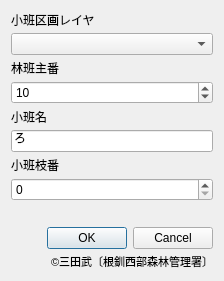
<?xml version="1.0" encoding="UTF-8"?>
<ui version="4.0">
 <class>ShohanJumpDialogBase</class>
 <widget class="QDialog" name="ShohanJumpDialogBase">
  <property name="geometry">
   <rect>
    <x>0</x>
    <y>0</y>
    <width>224</width>
    <height>248</height>
   </rect>
  </property>
  <property name="sizePolicy">
   <sizepolicy hsizetype="Preferred" vsizetype="Fixed">
    <horstretch>0</horstretch>
    <verstretch>0</verstretch>
   </sizepolicy>
  </property>
  <property name="windowTitle">
   <string>Shohan Jump</string>
  </property>
  <layout class="QVBoxLayout" name="verticalLayout_2">
   <item>
    <layout class="QVBoxLayout" name="verticalLayout">
     <property name="spacing">
      <number>4</number>
     </property>
     <property name="sizeConstraint">
      <enum>QLayout::SetDefaultConstraint</enum>
     </property>
     <property name="leftMargin">
      <number>0</number>
     </property>
     <property name="topMargin">
      <number>0</number>
     </property>
     <property name="rightMargin">
      <number>0</number>
     </property>
     <property name="bottomMargin">
      <number>0</number>
     </property>
     <item>
      <widget class="QLabel" name="label">
       <property name="sizePolicy">
        <sizepolicy hsizetype="Preferred" vsizetype="Fixed">
         <horstretch>0</horstretch>
         <verstretch>0</verstretch>
        </sizepolicy>
       </property>
       <property name="text">
        <string>小班区画レイヤ</string>
       </property>
      </widget>
     </item>
     <item>
      <widget class="QgsMapLayerComboBox" name="shohankukaku">
       <property name="toolTip">
        <string>小班区画レイヤを選択してください。</string>
       </property>
       <property name="placeholderText">
        <string>23_小班区画</string>
       </property>
      </widget>
     </item>
     <item>
      <widget class="QLabel" name="label_2">
       <property name="sizePolicy">
        <sizepolicy hsizetype="Preferred" vsizetype="Fixed">
         <horstretch>0</horstretch>
         <verstretch>0</verstretch>
        </sizepolicy>
       </property>
       <property name="text">
        <string>林班主番</string>
       </property>
      </widget>
     </item>
     <item>
      <widget class="QSpinBox" name="rinpan">
       <property name="toolTip">
        <string>林班主番を入力してください。</string>
       </property>
       <property name="minimum">
        <number>1</number>
       </property>
       <property name="maximum">
        <number>9999</number>
       </property>
       <property name="singleStep">
        <number>10</number>
       </property>
       <property name="value">
        <number>10</number>
       </property>
      </widget>
     </item>
     <item>
      <widget class="QLabel" name="label_3">
       <property name="sizePolicy">
        <sizepolicy hsizetype="Preferred" vsizetype="Fixed">
         <horstretch>0</horstretch>
         <verstretch>0</verstretch>
        </sizepolicy>
       </property>
       <property name="text">
        <string>小班名</string>
       </property>
      </widget>
     </item>
     <item>
      <widget class="QLineEdit" name="shohan">
       <property name="toolTip">
        <string>&lt;html&gt;&lt;head/&gt;&lt;body&gt;&lt;p&gt;小班名を1文字で入力してください。&lt;br/&gt;空白で全ての小班を選択します。&lt;/p&gt;&lt;p&gt;（バージョンアップで、複数の小班名を指定できるようにしたいです。）&lt;/p&gt;&lt;/body&gt;&lt;/html&gt;</string>
       </property>
       <property name="text">
        <string>ろ</string>
       </property>
       <property name="maxLength">
        <number>1</number>
       </property>
      </widget>
     </item>
     <item>
      <widget class="QLabel" name="label_4">
       <property name="sizePolicy">
        <sizepolicy hsizetype="Preferred" vsizetype="Fixed">
         <horstretch>0</horstretch>
         <verstretch>0</verstretch>
        </sizepolicy>
       </property>
       <property name="text">
        <string>小班枝番</string>
       </property>
      </widget>
     </item>
     <item>
      <widget class="QSpinBox" name="shohan_edaban">
       <property name="toolTip">
        <string>小班枝番を入力してください。枝番無しの場合は0のままでOKです。</string>
       </property>
       <property name="suffix">
        <string/>
       </property>
       <property name="prefix">
        <string/>
       </property>
       <property name="minimum">
        <number>0</number>
       </property>
       <property name="value">
        <number>0</number>
       </property>
      </widget>
     </item>
     <item>
      <widget class="QLabel" name="label_5">
       <property name="enabled">
        <bool>true</bool>
       </property>
       <property name="sizePolicy">
        <sizepolicy hsizetype="Preferred" vsizetype="Preferred">
         <horstretch>0</horstretch>
         <verstretch>0</verstretch>
        </sizepolicy>
       </property>
       <property name="maximumSize">
        <size>
         <width>16777215</width>
         <height>18</height>
        </size>
       </property>
       <property name="toolTip">
        <string/>
       </property>
       <property name="whatsThis">
        <string/>
       </property>
       <property name="text">
        <string>&lt;html&gt;&lt;head/&gt;&lt;body&gt;&lt;p align=&quot;center&quot;&gt;&lt;span style=&quot; color:#ff0000;&quot;&gt;&lt;br/&gt;&lt;/span&gt;&lt;/p&gt;&lt;/body&gt;&lt;/html&gt;</string>
       </property>
      </widget>
     </item>
     <item>
      <widget class="QDialogButtonBox" name="button_box">
       <property name="sizePolicy">
        <sizepolicy hsizetype="Expanding" vsizetype="Fixed">
         <horstretch>0</horstretch>
         <verstretch>0</verstretch>
        </sizepolicy>
       </property>
       <property name="orientation">
        <enum>Qt::Horizontal</enum>
       </property>
       <property name="standardButtons">
        <set>QDialogButtonBox::Cancel|QDialogButtonBox::Ok</set>
       </property>
      </widget>
     </item>
     <item>
      <widget class="QLabel" name="label_6">
       <property name="sizePolicy">
        <sizepolicy hsizetype="Preferred" vsizetype="Fixed">
         <horstretch>0</horstretch>
         <verstretch>0</verstretch>
        </sizepolicy>
       </property>
       <property name="toolTip">
        <string>&lt;html&gt;&lt;head/&gt;&lt;body&gt;&lt;p&gt;ShohanJumpを開発しました。&lt;/p&gt;&lt;p&gt;周りのQGISユーザーにもぜひお勧めください。&lt;/p&gt;&lt;p&gt;改善要望があれば、お気軽にご連絡ください。&lt;/p&gt;&lt;/body&gt;&lt;/html&gt;</string>
       </property>
       <property name="text">
        <string>&lt;html&gt;&lt;head/&gt;&lt;body&gt;&lt;p&gt;&lt;span style=&quot; font-size:8pt;&quot;&gt;©三田武〔根釧西部森林管理署〕&lt;/span&gt;&lt;/p&gt;&lt;/body&gt;&lt;/html&gt;</string>
       </property>
       <property name="alignment">
        <set>Qt::AlignRight|Qt::AlignTrailing|Qt::AlignVCenter</set>
       </property>
      </widget>
     </item>
    </layout>
   </item>
   <item>
    <spacer name="verticalSpacer">
     <property name="orientation">
      <enum>Qt::Vertical</enum>
     </property>
     <property name="sizeType">
      <enum>QSizePolicy::Expanding</enum>
     </property>
     <property name="sizeHint" stdset="0">
      <size>
       <width>20</width>
       <height>0</height>
      </size>
     </property>
    </spacer>
   </item>
  </layout>
 </widget>
 <customwidgets>
  <customwidget>
   <class>QgsMapLayerComboBox</class>
   <extends>QComboBox</extends>
   <header>qgsmaplayercombobox.h</header>
  </customwidget>
 </customwidgets>
 <resources/>
 <connections>
  <connection>
   <sender>button_box</sender>
   <signal>accepted()</signal>
   <receiver>ShohanJumpDialogBase</receiver>
   <slot>accept()</slot>
   <hints>
    <hint type="sourcelabel">
     <x>6</x>
     <y>239</y>
    </hint>
    <hint type="destinationlabel">
     <x>20</x>
     <y>20</y>
    </hint>
   </hints>
  </connection>
  <connection>
   <sender>button_box</sender>
   <signal>rejected()</signal>
   <receiver>ShohanJumpDialogBase</receiver>
   <slot>reject()</slot>
   <hints>
    <hint type="sourcelabel">
     <x>6</x>
     <y>239</y>
    </hint>
    <hint type="destinationlabel">
     <x>20</x>
     <y>20</y>
    </hint>
   </hints>
  </connection>
 </connections>
</ui>
